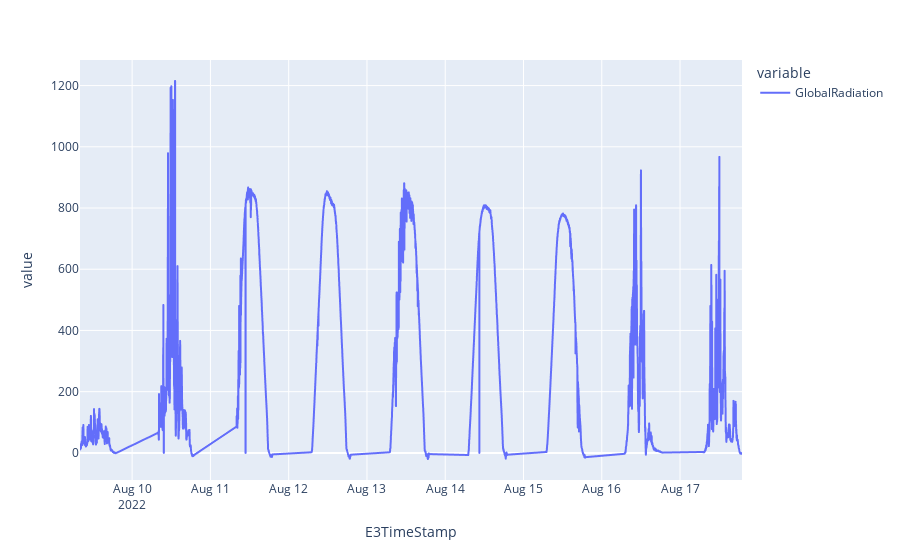

Here is the notebook cell this chart was saved with:
### Markdown cell above
### Global Radiation
Examine anomalies in global radiation, particularly sudden drops throughout the day and isolated zero values. These significant variations may indicate potential issues in the measurement system or data acquisition, necessitating a more in-depth investigation to ensure the accuracy and reliability of global radiation information.

### Code cell
df_periodo = df[(df.index >= '2022-08-09') & (df.index < '2022-08-18')]
plt.plot(x = df_periodo.index,y= [df_periodo['GlobalRadiation']], data_frame=df_periodo, kind='line')

### Figure 1 — Plotly figure (JSON) as saved in the notebook; plotly's stock layout.template omitted (floating-point values rounded to 4 significant figures; data arrays with more than 128 entries replaced by an {"elided": "..."} marker saying what was removed)
{"data": [{"hovertemplate": "variable=GlobalRadiation<br>E3TimeStamp=%{x}<br>value=%{y}<extra></extra>", "legendgroup": "GlobalRadiation", "line": {"color": "#636efa", "dash": "solid"}, "marker": {"symbol": "circle"}, "mode": "lines", "name": "GlobalRadiation", "showlegend": true, "type": "scattergl", "x": {"elided": "6298 str values"}, "xaxis": "x", "y": {"elided": "6298 int values"}, "yaxis": "y"}], "layout": {"legend": {"title": {"text": "variable"}, "tracegroupgap": 0}, "margin": {"t": 60}, "xaxis": {"anchor": "y", "domain": [0, 1], "title": {"text": "E3TimeStamp"}}, "yaxis": {"anchor": "x", "domain": [0, 1], "title": {"text": "value"}}}}
